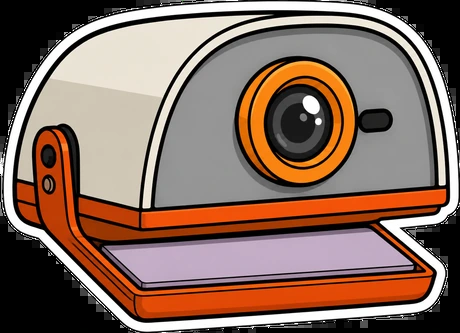
#> input picture spaces/vetbook/sticker.webp, 460 x 333 px
$ python -i filters.py   (imports and definitions only)
#> lines starting #> are read from the running program, lines starting #| are printed output that depends on the picture
"""The pixels half of the demo: what runs on each frame.

Separate from `app.py`, and for the same reason `mediad`'s `session.rs` is transport-agnostic: it
imports OpenCV and numpy and nothing else, so it can be exercised on a synthetic frame pair without
a WebRTC stack, a robot, or a Hugging Face token. Every one of these is a few lines whose failure
mode is a wrong picture rather than an exception, which is exactly the kind of thing to run before
a Space builds rather than after.
"""

from __future__ import annotations

import cv2
import numpy as np

# The camera is mounted a quarter turn off upright and nothing on the robot rotates pixels: a
# `videoflip` in the pipeline cost the encoder its zero-copy path and the board 22 fps. So every
# consumer turns the picture itself. A client that can read `media.video` is told the angle; this
# one cannot (see the module docstring), so it is named here.
MOUNT_ROTATION_DEGREES = 90

# The focal length in pixels at the sensor's native pitch: 3.04 mm over 1.12 µm. `mediad::camera`
# derives the published intrinsics from this and the sensor mode, and this is the same arithmetic
# for the same reason — it can be checked rather than trusted.
NATIVE_FOCAL_PX = 3.04 * 1000.0 / 1.12
PINNED_SENSOR_WIDTH = 1920


# [14 lines left out: function upright, not called in this run]


def edges(frame: np.ndarray) -> np.ndarray:
    """Canny, on the picture rather than beside it, so the alignment is visible."""
    grey = cv2.cvtColor(frame, cv2.COLOR_RGB2GRAY)
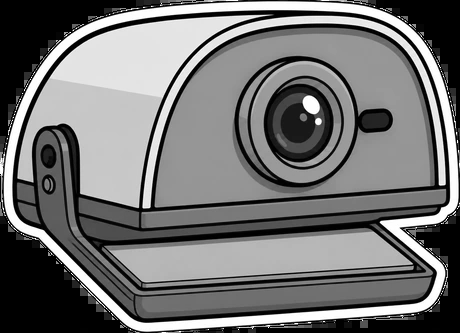
#> grey: shape (333, 460); min 0, max 255, mean 115.2
    found = cv2.Canny(grey, 80, 180)
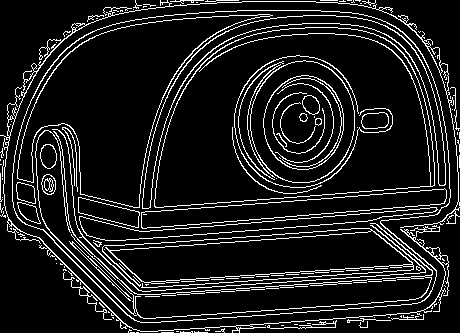
#> found: shape (333, 460); 11.2% white in thin lines or dots
    tinted = np.zeros_like(frame)
    tinted[found > 0] = (255, 220, 40)
    return cv2.addWeighted(frame, 0.6, tinted, 1.0, 0)
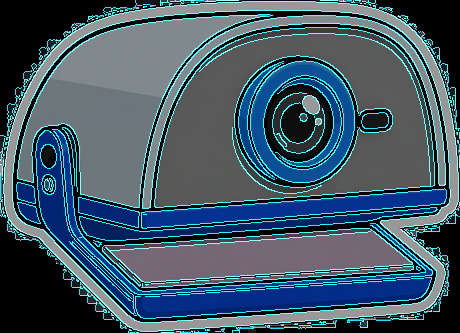
#> returned value: shape (333, 460, 3); mean of channels 0, 1, 2 102.5, 87.4, 61.9; drawn as B, G, R


# [85 lines left out: functions motion, flow, geometry, not called in this run]


FILTERS = {
    "raw": lambda frame, previous: frame,
    "edges (Canny)": lambda frame, previous: edges(frame),
    "motion": motion,
    "optical flow": flow,
    "camera geometry": lambda frame, previous: geometry(frame),
}

>>> import cv2
>>> picture = cv2.cvtColor(cv2.imread('../vetbook/sticker.webp'), cv2.COLOR_BGR2RGB)
>>> result = edges(picture)
